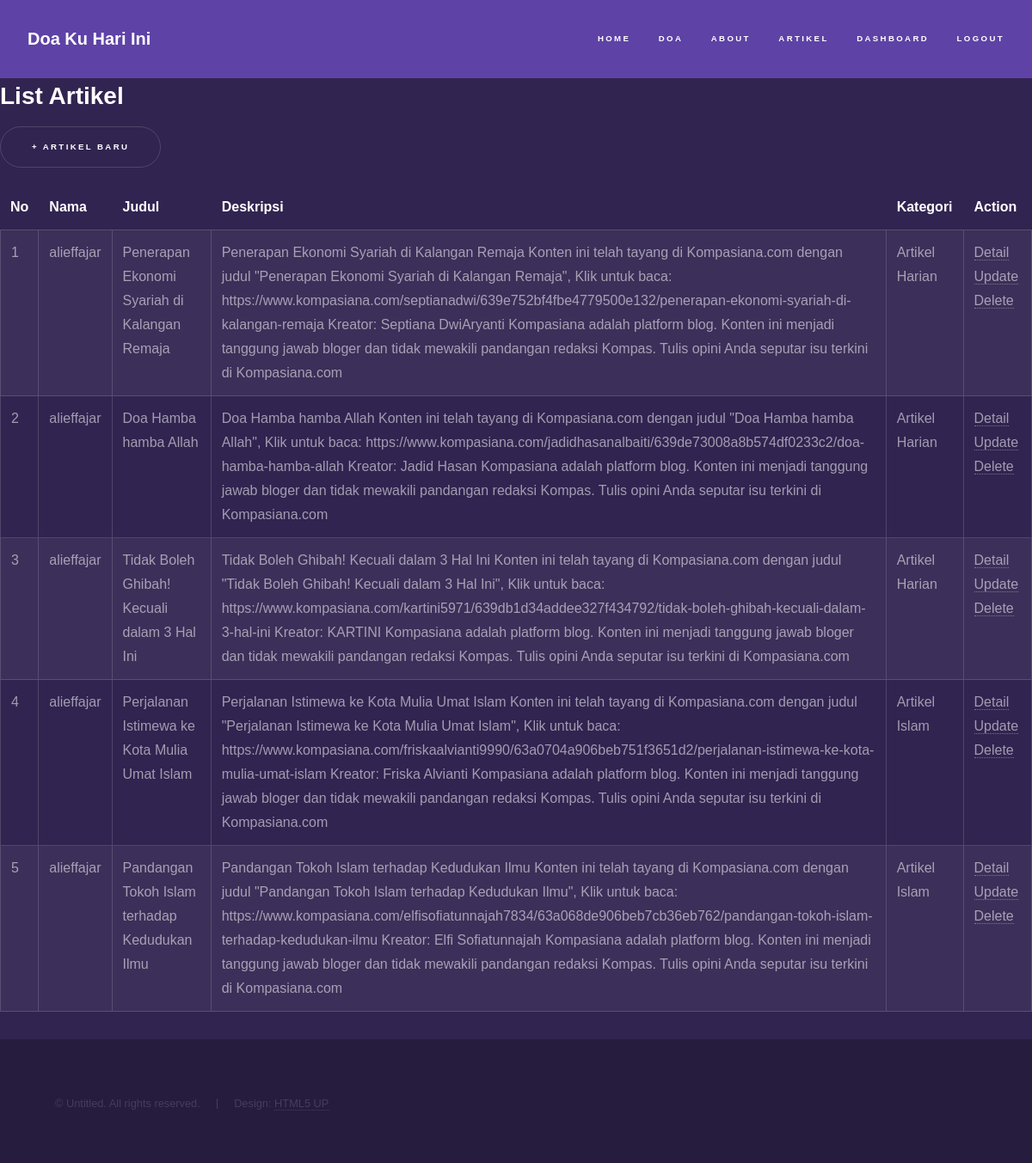
Page /dashboard/list (signed in) on the committed database.
### artikel/models.py (models this page shows, shortened)
class Daftar(models.Model):
    nama = models.ForeignKey(User, on_delete=models.CASCADE, blank=True, null=True)
    judul = models.CharField(max_length = 100)
    deskripsi = models.TextField()
    kategori = models.ForeignKey(Kategori, on_delete=models.CASCADE, blank=True, null=True)

class Kategori(models.Model):
    nama = models.CharField(max_length = 40)
    def __str__(self):
        return self.nama

### artikel/views.py (the view)
# urls.py: path('list', list_artikel, name='list_artikel'),
@login_required
def list_artikel(request):
    template_name = 'list_artikel.html'
    artikel_list = Daftar.objects.filter(nama = request.user)
    context = {
        'title' : 'Halaman Artikel',
        'artikel' : artikel_list
    }
    return render(request, template_name, context)

### templates/list_artikel.html (shortened to what this page needs)
{% load static %}
<!DOCTYPE HTML>
<html>
	<head>
		<link rel="stylesheet" href="{% static 'assets/css/main.css' %}" />
	</head>
	<body class="is-preload">
			<header id="header">
				<a href="" class="title">Doa Ku Hari Ini</a>
				<nav>
					<ul>
						<li><a class="active" href="{% url 'index' %}" >Home</a></li>
						<li><a href="{% url 'doa' %}" class="active">Doa</a></li>
						<li><a href="{% url 'about' %}" class="active">About</a></li>
						<li><a href="{% url 'list_artikel' %}" class="active">Artikel</a></li>
						<li><a href="{% url 'users' %}" class="active">Dashboard</a></li>
						<li><a href="{% url 'logout' %}" class="active">Logout</a></li>
					</ul>
				</nav>
			</header>
		<section>
			<h2>List Artikel</h2>
			<ul class="actions">
				<li><a href="{% url 'add_artikel' %}" class="button">+ Artikel Baru</a></li>
			</ul>
				<div class="table-wrapper">
					<table class="alt">
						<thead>
						<tr>
							<th>No</th>
							<th>Nama</th>
							<th>Judul</th>
							<th>Deskripsi</th>
							<th>Kategori</th>
							<th>Action</th>
						</tr>
                	</thead>
                <tbody>
                {% for a in artikel %}
					<tr>
						<td>{{ forloop.counter }}</td>
						<td>{{ a.nama }}</td>
						<td>{{ a.judul }}</td>
						<td>{{ a.deskripsi }}</td>
						<td>{{ a.kategori }}</td>
						<td>
							<a class="btn btn-info btn-sm" href="{% url 'detail_artikel' a.id %}">Detail</a>
							<a class="btn btn-warning btn-sm" href="{% url 'update_artikel' a.id %}">Update</a>
							<a onclick="alert('Apakah anda yakin artikel ini akan dihapus ?')" class="bi bi-trash" href="{% url 'delete_artikel' a.id %}">Delete</a>
						</td>
					</tr>
				{% endfor %}
				</tbody>
			</table>
		</div>
	</section>
			<footer id="footer" class="wrapper alt">
				<div class="inner">
					<ul class="menu">
						<li>&copy; Untitled. All rights reserved.</li><li>Design: <a href="http://html5up.net">HTML5 UP</a></li>
					</ul>
				</div>
			</footer>
	</body>
</html>

### rows in the picture
Daftar: nama "alieffajar", judul "Penerapan Ekonomi Syariah di Kalangan Remaja", deskripsi "Penerapan Ekonomi Syariah di Kalangan Remaja Konten ini telah tayang di Kompasiana.com dengan judul \"Penerapan Ekonomi Syariah di Kalangan Remaja\", Klik untuk baca: https://www.kompasiana.com/septianadwi/639e752bf4fbe4779500e132/penerapan-ekonomi-syariah-di-kalangan-remaja Kreator: Septiana DwiAryanti Kompasiana adalah platform blog. Konten ini menjadi tanggung jawab bloger dan tidak mewakili pandangan redaksi Kompas. Tulis opini Anda seputar isu terkini di Kompasiana.com", kategori "Artikel Harian"
Daftar: nama "alieffajar", judul "Doa Hamba hamba Allah", deskripsi "Doa Hamba hamba Allah Konten ini telah tayang di Kompasiana.com dengan judul \"Doa Hamba hamba Allah\", Klik untuk baca: https://www.kompasiana.com/jadidhasanalbaiti/639de73008a8b574df0233c2/doa-hamba-hamba-allah Kreator: Jadid Hasan Kompasiana adalah platform blog. Konten ini menjadi tanggung jawab bloger dan tidak mewakili pandangan redaksi Kompas. Tulis opini Anda seputar isu terkini di Kompasiana.com", kategori "Artikel Harian"
Daftar: nama "alieffajar", judul "Tidak Boleh Ghibah! Kecuali dalam 3 Hal Ini", deskripsi "Tidak Boleh Ghibah! Kecuali dalam 3 Hal Ini Konten ini telah tayang di Kompasiana.com dengan judul \"Tidak Boleh Ghibah! Kecuali dalam 3 Hal Ini\", Klik untuk baca: https://www.kompasiana.com/kartini5971/639db1d34addee327f434792/tidak-boleh-ghibah-kecuali-dalam-3-hal-ini Kreator: KARTINI Kompasiana adalah platform blog. Konten ini menjadi tanggung jawab bloger dan tidak mewakili pandangan redaksi Kompas. Tulis opini Anda seputar isu terkini di Kompasiana.com", kategori "Artikel Harian"
Daftar: nama "alieffajar", judul "Perjalanan Istimewa ke Kota Mulia Umat Islam", deskripsi "Perjalanan Istimewa ke Kota Mulia Umat Islam Konten ini telah tayang di Kompasiana.com dengan judul \"Perjalanan Istimewa ke Kota Mulia Umat Islam\", Klik untuk baca: https://www.kompasiana.com/friskaalvianti9990/63a0704a906beb751f3651d2/perjalanan-istimewa-ke-kota-mulia-umat-islam Kreator: Friska Alvianti Kompasiana adalah platform blog. Konten ini menjadi tanggung jawab bloger dan tidak mewakili pandangan redaksi Kompas. Tulis opini Anda seputar isu terkini di Kompasiana.com", kategori "Artikel Islam"
Daftar: nama "alieffajar", judul "Pandangan Tokoh Islam terhadap Kedudukan Ilmu", deskripsi "Pandangan Tokoh Islam terhadap Kedudukan Ilmu Konten ini telah tayang di Kompasiana.com dengan judul \"Pandangan Tokoh Islam terhadap Kedudukan Ilmu\", Klik untuk baca: https://www.kompasiana.com/elfisofiatunnajah7834/63a068de906beb7cb36eb762/pandangan-tokoh-islam-terhadap-kedudukan-ilmu Kreator: Elfi Sofiatunnajah Kompasiana adalah platform blog. Konten ini menjadi tanggung jawab bloger dan tidak mewakili pandangan redaksi Kompas. Tulis opini Anda seputar isu terkini di Kompasiana.com", kategori "Artikel Islam"
